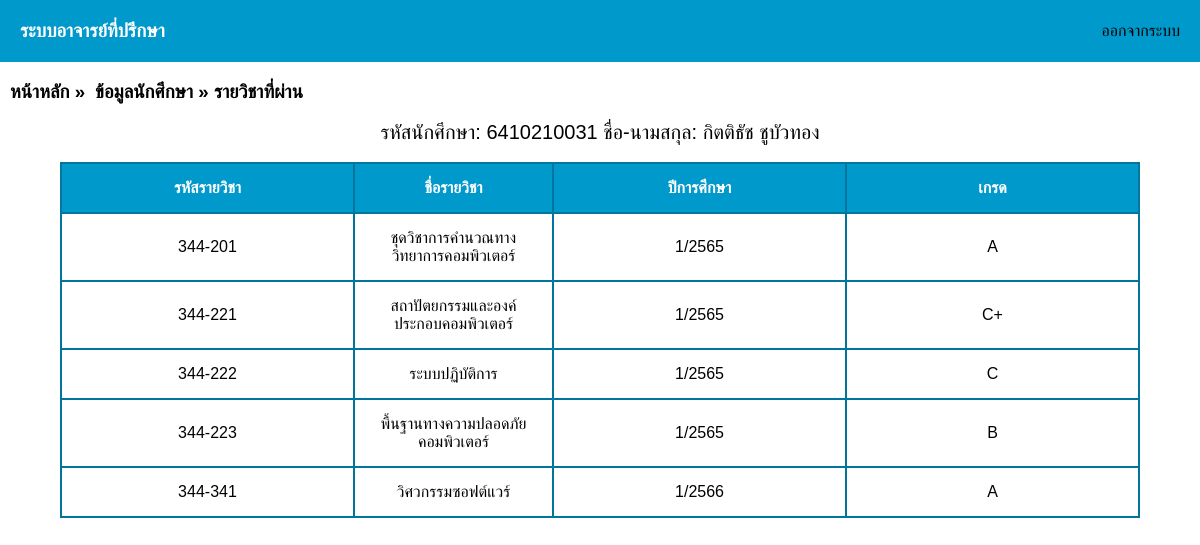
Screenshot of /teacher_student_course.php?ID=6410210031 with the database file from the repository.
### tables this page shows
CREATE TABLE `student` (
  `s_id` varchar(10) NOT NULL,
  `s_name` varchar(100) NOT NULL,
  `s_surname` varchar(200) NOT NULL,
  `s_gender` varchar(10) NOT NULL,
  `s_course` varchar(100) NOT NULL,
  `s_password` varchar(30) NOT NULL,
  `t_id` int(11) NOT NULL
);

CREATE TABLE `record` (
  `r_id` int(11) NOT NULL,
  `s_id` varchar(10) NOT NULL,
  `c_id` varchar(7) NOT NULL,
  `r_year` varchar(6) NOT NULL,
  `r_grade` varchar(2) NOT NULL
);

CREATE TABLE `course` (
  `c_id` varchar(7) NOT NULL,
  `c_name` varchar(200) NOT NULL
);

### teacher_student_course.php (the view, shortened to what this page needs)
<!DOCTYPE html>
<html lang="en">
<head>
    <link rel="stylesheet" href="styles.css">
</head>
<body>
    <?php
      include('navbar.php');
    ?>
    <h3><a class="heading" href="teacher_home.php">หน้าหลัก</a> »<a class="heading" href="teacher_student_list.php">ข้อมูลนักศึกษา</a> » รายวิชาที่ผ่าน</h3>
    <div style="text-align: center; font-size: 20px;">
        <?php
            include('condb.php');
            $id = $_REQUEST['ID'];
            $query_name = "SELECT s_name, s_surname FROM student WHERE s_id = '$id'";
            $result_name = mysqli_query($con, $query_name);
            if ($result_name) {
                $row = mysqli_fetch_array($result_name);
                echo "รหัสนักศึกษา: " . "$id" . " ชื่อ-นามสกุล: " . $row["s_name"]." ". $row["s_surname"];
            }
        ?>
    </div>
    <br>
    <div class="table-group">
    <?php
    include('condb.php');
    $id = $_REQUEST['ID'];
    $query_course = "SELECT c.c_id, c.c_name, r.s_id, r.c_id, r.r_year, r.r_grade FROM course c JOIN record r ON c.c_id = r.c_id WHERE r.s_id = '$id' ";
    $result_course = mysqli_query($con, $query_course);
    if ($result_course) {
        echo '<table class="table table-bordered table-striped">';
        echo "
            <tr>
                <th width='15%'>รหัสรายวิชา</th>
                <th width='10%'>ชื่อรายวิชา</th>
                <th width='15%'>ปีการศึกษา</th>
                <th width='15%'>เกรด</th>
            </tr>";
        while ($row = mysqli_fetch_array($result_course)) {
            echo "<tr>";
            echo "<td>" . $row["c_id"] . "</td>";
            echo "<td>" . $row["c_name"] . "</td>";
            echo "<td>" . $row["r_year"] . "</td>";
            echo "<td>" . $row["r_grade"] . "</td>";
            echo "</tr>";
        }
        echo "</table>";
    } else {
        echo "Error: " . mysqli_error($con);
    }
    ?>
    </div>
    <br>
</body>
</html>

### styles.css (style rules this page uses)
.table-group { display: flex; justify-content: center; align-items: center }
.table { border-collapse: collapse; width: 90%; }
.table th, .table td { border: 2px solid #00769E; padding: 15px; text-align: center; }
.table th { background-color: #0099CC; color: white; }

### teacher_student_course.php (style rules this page uses)
.heading { color: #000; margin-left: 10px ;text-decoration: none; }
body { margin: 0; font-family: Arial, Helvetica, sans-serif; }

### rows the page displays
student: s_name "กิตติธัช", s_surname "ชูบัวทอง"
record: c "344-201", c.c_name "ชุดวิชาการคำนวณทางวิทยาการคอมพิวเตอร์", r_year "1/2565", r_grade "A"
record: c "344-221", c.c_name "สถาปัตยกรรมและองค์ประกอบคอมพิวเตอร์", r_year "1/2565", r_grade "C+"
record: c "344-222", c.c_name "ระบบปฏิบัติการ", r_year "1/2565", r_grade "C"
record: c "344-223", c.c_name "พื้นฐานทางความปลอดภัยคอมพิวเตอร์", r_year "1/2565", r_grade "B"
record: c "344-341", c.c_name "วิศวกรรมซอฟต์แวร์", r_year "1/2566", r_grade "A"

### other values shown
$id "6410210031"
